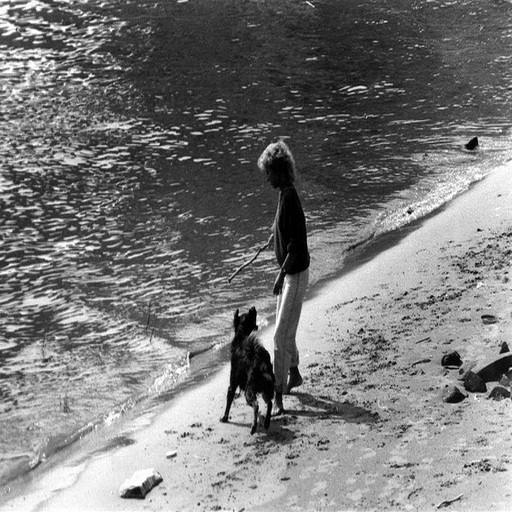
#> input picture assets/samples/depth/0_input.jpg, 512 x 512 px; its folder holds only this picture in this run
$ python -i gen_structure_aligned_targets.py   (imports and definitions only)
#> lines starting #> are read from the running program, lines starting #| are printed output that depends on the picture
"""Generate aligned structure targets from structure images using Canny + LSD.

For each image in images/structure/, we create a structure map combining:
- Canny edges (general edge detection)
- LSD line segments (structural lines)
- Morphological thickening for visibility

Output: targets/structure_aligned/{stem}.png - 3-channel edge map.
"""
import os
import sys
import cv2
import numpy as np
from pathlib import Path
from concurrent.futures import ProcessPoolExecutor, as_completed
from tqdm import tqdm

IMG_DIR = Path("/Users/gatilin/PycharmProjects/open-vision-banana/data/vb_snvc_train_v5_full/images/structure")
OUT_DIR = Path("/Users/gatilin/PycharmProjects/open-vision-banana/data/vb_snvc_train_v5_full/targets/structure_aligned")
# [1 line not run here, left out]


def make_structure_map(image_path: Path, out_path: Path):
    """Generate aligned structure target from image."""
#> called with out_path = 'out.png'
    img = cv2.imread(str(image_path), cv2.IMREAD_COLOR)
#> img is the input picture: shape (512, 512, 3); mean B, G, R 121.6, 121.6, 121.6
    if img is None:
        return False, "load_failed"
    h, w = img.shape[:2]
#> h = 512; w = 512

    # Step 1: Convert to grayscale and slightly blur to reduce noise
    gray = cv2.cvtColor(img, cv2.COLOR_BGR2GRAY)
    blurred = cv2.GaussianBlur(gray, (5, 5), 0)
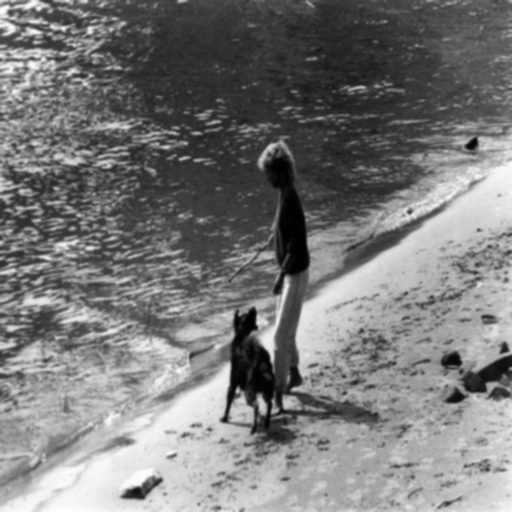
#> blurred: shape (512, 512); min 0, max 254, mean 121.6

    # Step 2: Canny edge detection (sparse but accurate)
    # Auto-threshold via median
    med = float(np.median(blurred))
#> med = 118
    lower = int(max(0, 0.66 * med))
#> lower = 77
    upper = int(min(255, 1.33 * med))
#> upper = 156
    canny = cv2.Canny(blurred, lower, upper)
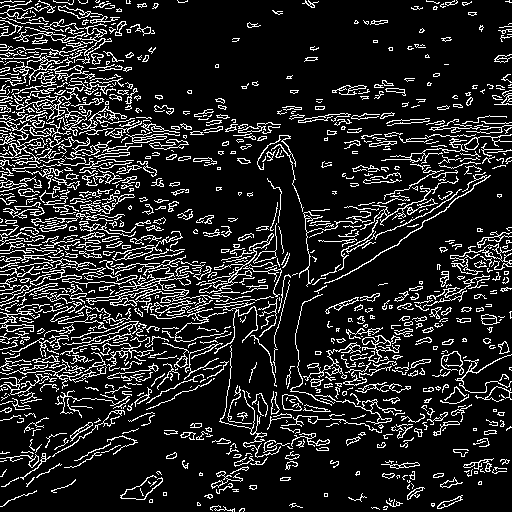
#> canny: shape (512, 512); 14.4% white in thin lines or dots

    # Step 3: LSD line segment detection for structural lines
    lsd = cv2.createLineSegmentDetector(0)
    lines = lsd.detect(blurred)[0]
#> lines = 1283 rows, first 6: [267.5, 350.5, 274.4, 380.9], [224.5, 414.5, 234.7, 328], [255.9, 311.7, 255.2, 323.3], [251.2, 335.1, 267.7, 351.1], [119.1, 489.3, 141.4, 485.4], [254.1, 323.2, 260.9, 328.7]
    lsd_canvas = np.zeros((h, w), dtype=np.uint8)
    if lines is not None:
        for ln in lines:
            x1, y1, x2, y2 = ln
            cv2.line(lsd_canvas, (int(x1), int(y1)), (int(x2), int(y2)),
                     255, thickness=2, lineType=cv2.LINE_AA)
#> this loop made 1 pass
#> lsd_canvas: shape (512, 512); every value is 0

    # Step 4: Dilate both to make them visible at lower res
    kernel = cv2.getStructuringElement(cv2.MORPH_ELLIPSE, (3, 3))
    canny_d = cv2.dilate(canny, kernel, iterations=1)
    lsd_d = cv2.dilate(lsd_canvas, kernel, iterations=1)

    # Step 5: Combine (max) - white where either has edge
    combined = cv2.max(canny_d, lsd_d)

    # Step 6: Subtle gradient: edges = 255, near-edges fade
    # Apply distance transform-based weighting
    inv = 255 - combined
    dist = cv2.distanceTransform(inv, cv2.DIST_L2, 5)
    dist = np.clip(dist, 0, 8) / 8.0  # 0..1
    halo = (1.0 - dist) * 200  # near-edges have 200, far 0
    halo = halo.astype(np.uint8)
    combined = np.maximum(combined, halo)

    # Step 7: Convert to 3-channel (model expects RGB-like)
    combined_rgb = np.stack([combined, combined, combined], axis=-1)

    ok = cv2.imwrite(str(out_path), combined_rgb)
    return ok, "ok" if ok else "write_failed"


def main():
    img_files = sorted(IMG_DIR.glob("*.png"))
    print(f"Found {len(img_files)} structure images")

    # Skip already-done
    todo = [p for p in img_files if not (OUT_DIR / p.name).exists()]
    print(f"Need to process: {len(todo)} (skipped {len(img_files) - len(todo)} done)")

    if not todo:
        print("All done.")
        return

    # Parallel process
    n_workers = 8
    print(f"Processing with {n_workers} workers...")
    ok_count, fail_count = 0, 0
    with ProcessPoolExecutor(max_workers=n_workers) as ex:
        futures = {
            ex.submit(make_structure_map, p, OUT_DIR / p.name): p
            for p in todo
        }
        for f in tqdm(as_completed(futures), total=len(futures), desc="Generating"):
            ok, msg = f.result()
            if ok:
                ok_count += 1
            else:
                fail_count += 1

    print(f"Done. ok={ok_count} fail={fail_count}")


# [2 lines not run here, left out]

#> (the run stopped early here; a loop or call above may not have finished)

$ run again, on assets/samples/depth/1_input.jpg
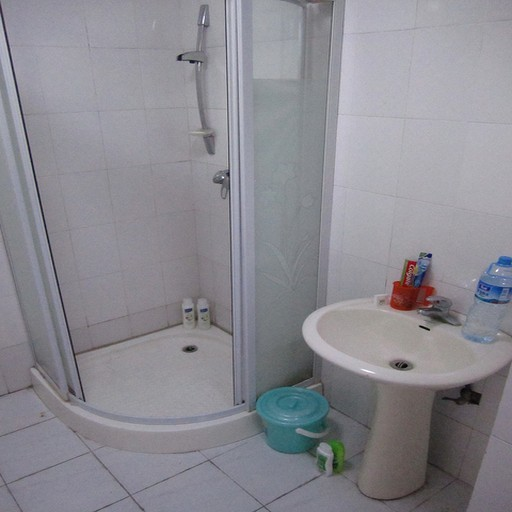
#> input picture assets/samples/depth/1_input.jpg, 512 x 512 px
#> in make_structure_map, img is the input picture: shape (512, 512, 3); mean B, G, R 145.1, 138.2, 139.1
#> in make_structure_map, `gray = cv2.cvtColor(img, cv2.COLOR_BGR2GRAY)`:
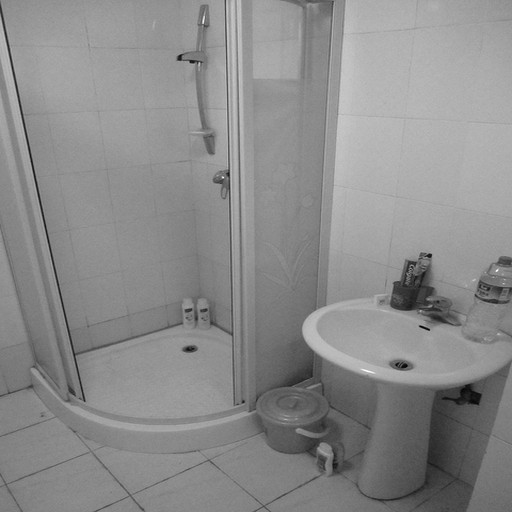
#> gray: shape (512, 512); min 0, max 254, mean 139.2
#> med = 142
#> lower = 93
#> upper = 188
#> in make_structure_map, `canny = cv2.Canny(blurred, lower, upper)`:
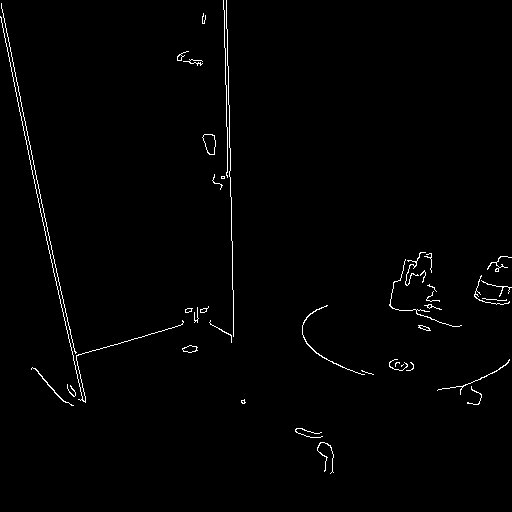
#> canny: shape (512, 512); 1.2% white in thin lines or dots
#> lines = 201 rows, first 6: [226, 0.615, 234.9, 388.1], [420.5, 251.6, 430.5, 252.6], [195.7, 63.9, 177, 60.21], [80.41, 398.4, -0.535, 18.64], [427.3, 330.7, 418.4, 327.3], [175.7, 54.55, 194.3, 49.17]
#> the loop in make_structure_map, `for ln in lines:` made 1 pass

$ run again, on assets/samples/depth/3_input.jpg
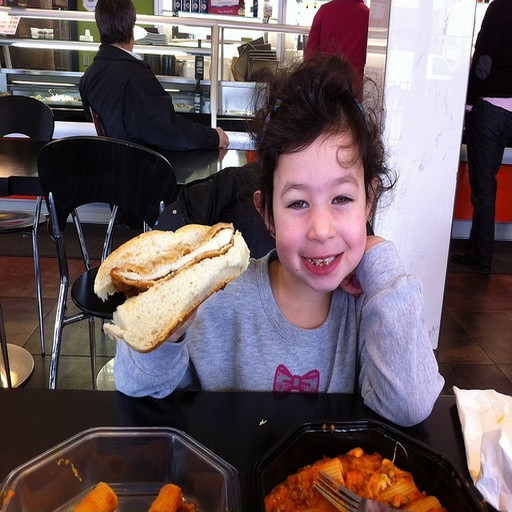
#> input picture assets/samples/depth/3_input.jpg, 512 x 512 px
#> in make_structure_map, img is the input picture: shape (512, 512, 3); mean B, G, R 94.3, 90.2, 105.5
#> in make_structure_map, `blurred = cv2.GaussianBlur(gray, (5, 5), 0)`:
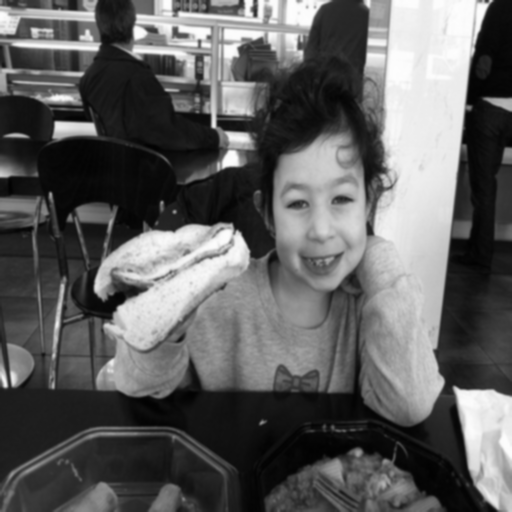
#> blurred: shape (512, 512); min 2, max 253, mean 95.3
#> med = 70
#> lower = 46
#> upper = 93
#> in make_structure_map, `canny = cv2.Canny(blurred, lower, upper)`:
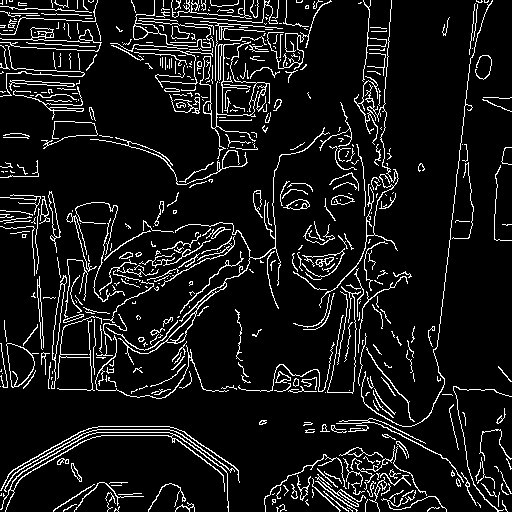
#> canny: shape (512, 512); 9.1% white in thin lines or dots
#> lines = 701 rows, first 6: [434.8, 347.7, 480.6, -1.35], [93.05, 122.2, 54.27, 120.4], [210.5, 65.63, 210.6, 126.9], [249.6, 251.2, 239.3, 230.7], [215.9, 126.9, 215.4, 56.88], [178.1, 185.6, 242.2, 163]
#> the loop in make_structure_map, `for ln in lines:` made 1 pass
